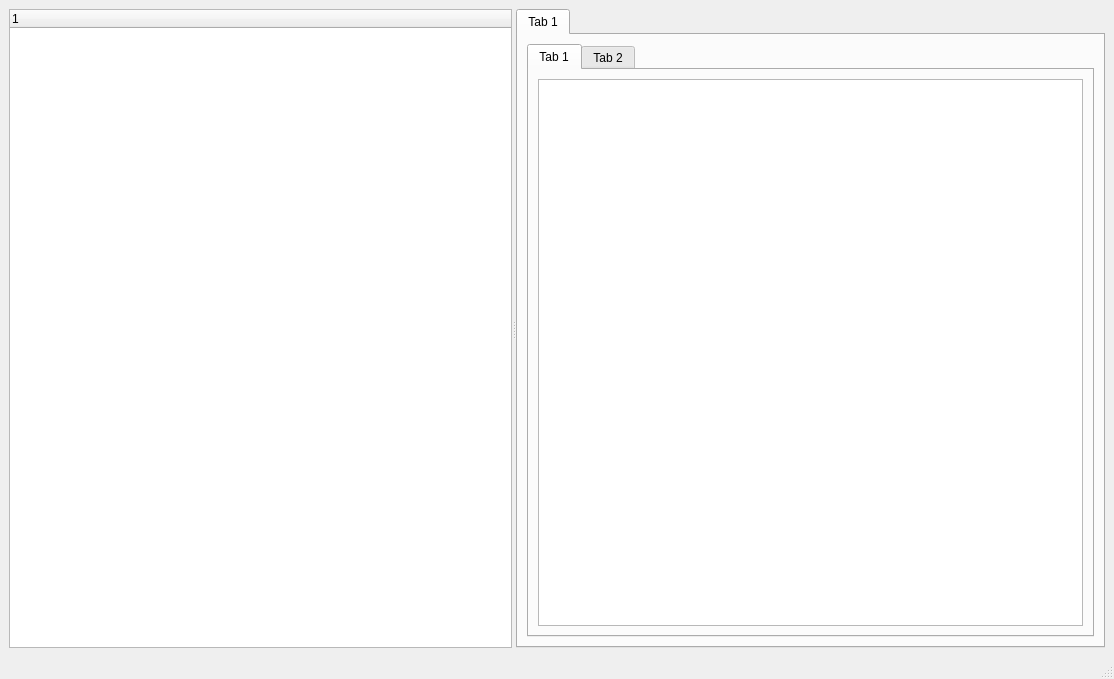
<?xml version="1.0" encoding="UTF-8"?>
<ui version="4.0">
 <class>MainWindow</class>
 <widget class="QMainWindow" name="MainWindow">
  <property name="geometry">
   <rect>
    <x>0</x>
    <y>0</y>
    <width>1114</width>
    <height>679</height>
   </rect>
  </property>
  <property name="windowTitle">
   <string>MainWindow</string>
  </property>
  <widget class="QWidget" name="centralwidget">
   <property name="enabled">
    <bool>true</bool>
   </property>
   <property name="sizePolicy">
    <sizepolicy hsizetype="Expanding" vsizetype="Expanding">
     <horstretch>0</horstretch>
     <verstretch>0</verstretch>
    </sizepolicy>
   </property>
   <layout class="QHBoxLayout" name="horizontalLayout" stretch="0">
    <item>
     <widget class="QSplitter" name="splitter">
      <property name="sizePolicy">
       <sizepolicy hsizetype="Expanding" vsizetype="Preferred">
        <horstretch>0</horstretch>
        <verstretch>0</verstretch>
       </sizepolicy>
      </property>
      <property name="orientation">
       <enum>Qt::Orientation::Horizontal</enum>
      </property>
      <widget class="QTreeWidget" name="treeWidget">
       <property name="sizePolicy">
        <sizepolicy hsizetype="Preferred" vsizetype="Expanding">
         <horstretch>0</horstretch>
         <verstretch>0</verstretch>
        </sizepolicy>
       </property>
       <property name="minimumSize">
        <size>
         <width>0</width>
         <height>0</height>
        </size>
       </property>
       <property name="maximumSize">
        <size>
         <width>16777215</width>
         <height>16777215</height>
        </size>
       </property>
       <property name="baseSize">
        <size>
         <width>0</width>
         <height>0</height>
        </size>
       </property>
       <column>
        <property name="text">
         <string notr="true">1</string>
        </property>
       </column>
      </widget>
      <widget class="QTabWidget" name="tabWidget">
       <property name="currentIndex">
        <number>0</number>
       </property>
       <widget class="QWidget" name="tab">
        <attribute name="title">
         <string>Tab 1</string>
        </attribute>
        <layout class="QHBoxLayout" name="horizontalLayout_2">
         <item>
          <widget class="QTabWidget" name="tabWidget_2">
           <property name="currentIndex">
            <number>0</number>
           </property>
           <widget class="QWidget" name="tab_3">
            <attribute name="title">
             <string>Tab 1</string>
            </attribute>
            <layout class="QHBoxLayout" name="horizontalLayout_3">
             <item>
              <widget class="QPlainTextEdit" name="plainTextEdit"/>
             </item>
            </layout>
           </widget>
           <widget class="QWidget" name="tab_4">
            <attribute name="title">
             <string>Tab 2</string>
            </attribute>
            <widget class="QDateEdit" name="dateEdit">
             <property name="geometry">
              <rect>
               <x>90</x>
               <y>260</y>
               <width>110</width>
               <height>24</height>
              </rect>
             </property>
            </widget>
            <widget class="QSlider" name="horizontalSlider">
             <property name="geometry">
              <rect>
               <x>110</x>
               <y>360</y>
               <width>160</width>
               <height>16</height>
              </rect>
             </property>
             <property name="orientation">
              <enum>Qt::Orientation::Horizontal</enum>
             </property>
            </widget>
            <widget class="QCalendarWidget" name="calendarWidget">
             <property name="geometry">
              <rect>
               <x>80</x>
               <y>40</y>
               <width>280</width>
               <height>156</height>
              </rect>
             </property>
            </widget>
           </widget>
          </widget>
         </item>
        </layout>
       </widget>
      </widget>
     </widget>
    </item>
   </layout>
  </widget>
  <widget class="QMenuBar" name="menubar">
   <property name="geometry">
    <rect>
     <x>0</x>
     <y>0</y>
     <width>1114</width>
     <height>21</height>
    </rect>
   </property>
  </widget>
  <widget class="QStatusBar" name="statusbar"/>
 </widget>
 <resources/>
 <connections/>
</ui>
